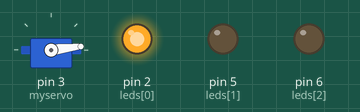
This sketch was run on a simulated Arduino Uno, built with avr-gcc and run on an emulated ATmega328P. Shown: servo, output pins drawn as LEDs (lit = HIGH). Random numbers use the default seed unless the sketch sets one.

Above: at 0.15 s.
At 7.8 s:
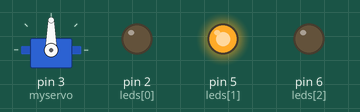
At 11.9 s:
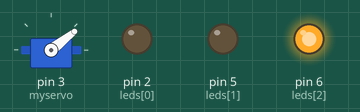
At 24.2 s:
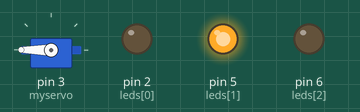
At 31.2 s:
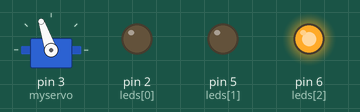
At 39.1 s:
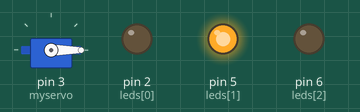
Timing chart, 0 to 40.0 s (numbered marks = the images above):
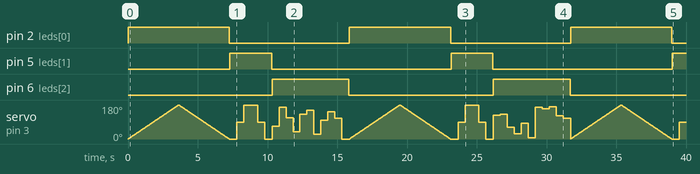

The sketch:

Servo_Leds_Motor.ino
```cpp
#include <Servo.h>

Servo myservo;

const int leds[] = {2, 5, 6};
int pos = 0;

void setup() {
  myservo.attach(3);
  pinMode(2, OUTPUT);
  pinMode(5, OUTPUT);
  pinMode(6, OUTPUT);
}

void loop() {
  // Circle
  digitalWrite(leds[0], HIGH);
  for (pos = 0; pos <= 180; pos += 1) {
    myservo.write(pos);
    delay(20);
  }
  for (pos = 180; pos >= 0; pos -= 1) {
    myservo.write(pos);
    delay(20);
  }
  digitalWrite(leds[0], LOW);
  delay(30);

  // Standar thesis
  digitalWrite(leds[1], HIGH);
  for (pos =0; pos <= 180; pos += 90) {
    myservo.write(pos);
    delay(500);
  }
  for (pos = 180; pos >=0; pos -= 90) {
    myservo.write(pos);
    delay(500);
  }
  digitalWrite(leds[1], LOW);
  delay(30);

  // Random
  digitalWrite(leds[2], HIGH);
  for (int i = 0; i <= 10; i++) {
    int x = random(180);
    myservo.write(x);
    delay(500);
  }
  digitalWrite(leds[2], LOW);
  delay(30);
}
```

Measured:
- by itself, pin 2 (leds[0]): alternates HIGH for 7.3 s and LOW for 8.6 s
- by itself, pin 5 (leds[1]): alternates HIGH for 3.0 s and LOW for 12.9 s
- by itself, pin 6 (leds[2]): alternates HIGH for 5.5 s and LOW for 10.4 s
